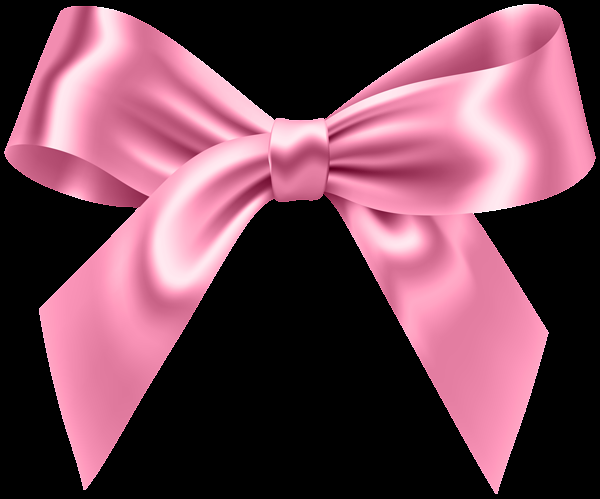
//> input picture src/bow.png, 600 x 499 px
$ ./Main   (built with g++ and OpenCV 4)
//> lines starting //> are read from the running program, lines starting //| are printed output that depends on the picture; after the words box and inside, x2 and y2 are one past the last pixel; in counts of white or black regions, pixels touching at a corner belong together
//test2
#include <iostream>
#include <opencv2/objdetect.hpp>
#include <opencv2/highgui.hpp>
#include <opencv2/imgproc.hpp>

using namespace std;
using namespace cv;

enum FilterType { NO_FILTER, FACE_DETECTION, EYE_DETECTION, BOW_AND_TEAR, EYEBROW_LINES };

void detectAndDraw(Mat& img, CascadeClassifier& cascade,
                   CascadeClassifier& nestedCascade,
                   double scale, FilterType filterType, Mat& bowImg, Mat& tearImg);

int main(int argc, const char** argv)
{
    VideoCapture capture;
    Mat frame;

    CascadeClassifier cascade, nestedCascade;
    double scale = 1.0;

    nestedCascade.load("/Users/jessi/OneDrive/Desktop/projects/opencv/sources/data/haarcascades_cuda/haarcascade_eye_tree_eyeglasses.xml");
    cascade.load("/Users/jessi/OneDrive/Desktop/projects/opencv/build/etc/haarcascades/haarcascade_frontalcatface.xml");

    Mat bowImg = imread("/Users/jessi/OneDrive/Desktop/projects/memefilter/src/bow.png", IMREAD_UNCHANGED);
//> bowImg is the input picture: 499 rows x 600 cols, CV_8UC4; mean B, G, R, A 83.7, 68.4, 112, 120.5
    Mat tearImg = imread("/Users/jessi/OneDrive/Desktop/projects/memefilter/src/tear.png", IMREAD_UNCHANGED);
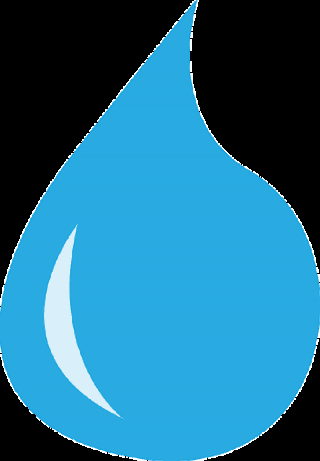
//> input picture src/tear.png, 320 x 461 px
//> tearImg is the input picture: 461 rows x 320 cols, CV_8UC4; mean B, G, R, A 142.3, 109.7, 32.2, 149.8

    if (bowImg.empty() || tearImg.empty()) {
        cerr << "Error: Could not load image files for bow or tear." << endl;
        return -1;
    }

    FilterType filterType = NO_FILTER;

    capture.open(0);
    if (capture.isOpened())
    {
        cout << "Face Detection Started...." << endl;
        while (1)
        {
            capture >> frame;
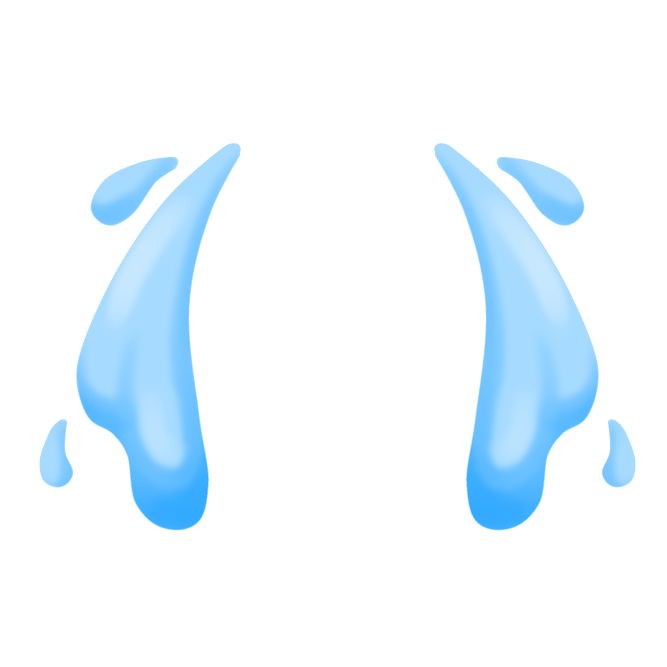
//> input picture src/crying.png, 2000 x 2000 px, given in place of the camera (shown at 1/3 size)
//> frame is the input picture: 2000 rows x 2000 cols, CV_8UC3; mean B, G, R 255, 247.7, 237.5
            if (frame.empty())
                break;

            Mat frame1 = frame.clone();
            detectAndDraw(frame1, cascade, nestedCascade, scale, filterType, bowImg, tearImg);
//> in detectAndDraw, `flip(img, img, 1);`:
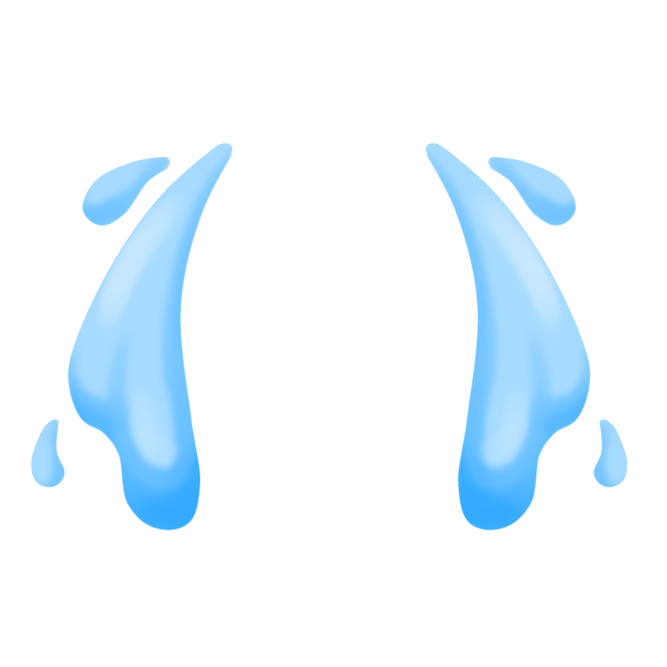
//> img: 2000 rows x 2000 cols, CV_8UC3 (shown at 1/3 size); 15.83% of pixels changed, all inside (x1, y1, x2, y2) = (94, 430, 1906, 1591)

            imshow("Meme Filter", frame1);
            char c = (char)waitKey(10);
//> the 'q' key is pressed
            if (c == 27 || c == 'q' || c == 'Q')
                break;
            else if (c == '0')
                filterType = NO_FILTER;
            else if (c == '1')
                filterType = FACE_DETECTION;
            else if (c == '2')
                filterType = EYE_DETECTION;
            else if (c == '3')
                filterType = BOW_AND_TEAR;
            else if (c == '4')
                filterType = EYEBROW_LINES;
        }
    }
    else
    {
        cout << "Could not Open Camera" << endl;
    }

    return 0;
}

void drawEyebrowLines(Mat& img, Rect r)
{
    // Diagonal line slanted northwest to southeast for left eyebrow
    line(img, Point(r.x, r.y), Point(r.x + r.width, r.y + r.height), Scalar(0, 255, 0), 2);

    // Draw caret symbol for right eyebrow
    Point p1(r.x + r.width, r.y);
    Point p2(r.x + r.width + 20, r.y - 20);
    Point p3(r.x + r.width + 40, r.y);
    Point p4(r.x + r.width + 60, r.y - 20);
    line(img, p1, p2, Scalar(0, 255, 0), 2);
    line(img, p3, p4, Scalar(0, 255, 0), 2);
}

void detectAndDraw(Mat& img, CascadeClassifier& cascade,
                   CascadeClassifier& nestedCascade,
                   double scale, FilterType filterType, Mat& bowImg, Mat& tearImg)
{
    if (filterType == NO_FILTER) {
        flip(img, img, 1);
        return;
    }

    Mat gray, smallImg;
    vector<Rect> objects;

    cvtColor(img, gray, COLOR_BGR2GRAY);
    double fx = 1 / scale;
    resize(gray, smallImg, Size(), fx, fx, INTER_LINEAR);
    equalizeHist(smallImg, smallImg);

    if (filterType == FACE_DETECTION) {
        cascade.detectMultiScale(smallImg, objects, 1.1, 2, 0 | CASCADE_SCALE_IMAGE, Size(30, 30));
    } else if (filterType == EYE_DETECTION) {
        nestedCascade.detectMultiScale(smallImg, objects, 1.1, 2, 0 | CASCADE_SCALE_IMAGE, Size(30, 30));
    }

    for (size_t i = 0; i < objects.size(); i++)
    {
        Rect r = objects[i];
        Point topLeft(cvRound(r.x * scale), cvRound(r.y * scale));
        Point bottomRight(cvRound((r.x + r.width - 1) * scale), cvRound((r.y + r.height - 1) * scale));
        rectangle(img, topLeft, bottomRight, Scalar(255, 0, 0), 3, LINE_8, 0);

        if (filterType == BOW_AND_TEAR) {
            // Apply bow on the top left of the head
            Point bowPosition(topLeft.x, topLeft.y - bowImg.rows);
            if (bowPosition.y > 0 && bowPosition.x > 0 &&
                bowPosition.x + bowImg.cols < img.cols &&
                bowPosition.y + bowImg.rows < img.rows) {
                Mat roi = img(Rect(bowPosition, Size(bowImg.cols, bowImg.rows)));
                bowImg.copyTo(roi, bowImg);
            }

            // Apply tear under the right eye
            Point tearPosition(topLeft.x + r.width, topLeft.y + r.height * 0.5);
            if (tearPosition.x > 0 && tearPosition.y > 0 &&
                tearPosition.x + tearImg.cols < img.cols &&
                tearPosition.y + tearImg.rows < img.rows) {
                Mat roi = img(Rect(tearPosition, Size(tearImg.cols, tearImg.rows)));
                tearImg.copyTo(roi, tearImg);
            }
        }

        if (filterType == EYEBROW_LINES) {
            drawEyebrowLines(img, r);
        }
    }

    flip(img, img, 1);
}
